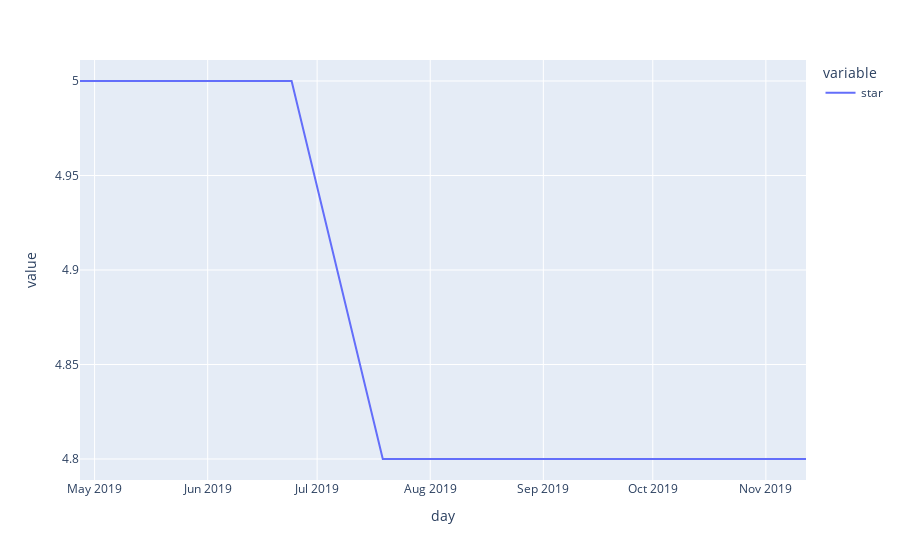

Write notebook code for a chart like this one.
### Code cell
# 大家把鼠标移到图上看看，哪几天的数据没了
asin_star_df.plot()

### Figure 1 — Plotly figure (JSON) as saved in the notebook; plotly's stock layout.template omitted (floating-point values rounded to 4 significant figures; data arrays with more than 128 entries replaced by an {"elided": "..."} marker saying what was removed)
{"data": [{"hovertemplate": "variable=star<br>day=%{x}<br>value=%{y}<extra></extra>", "legendgroup": "star", "line": {"color": "#636efa", "dash": "solid"}, "mode": "lines", "name": "star", "orientation": "v", "showlegend": true, "type": "scatter", "x": {"elided": "176 str values"}, "xaxis": "x", "y": {"elided": "176 float values"}, "yaxis": "y"}], "layout": {"legend": {"title": {"text": "variable"}, "tracegroupgap": 0}, "margin": {"t": 60}, "xaxis": {"anchor": "y", "domain": [0, 1], "title": {"text": "day"}}, "yaxis": {"anchor": "x", "domain": [0, 1], "title": {"text": "value"}}}}
